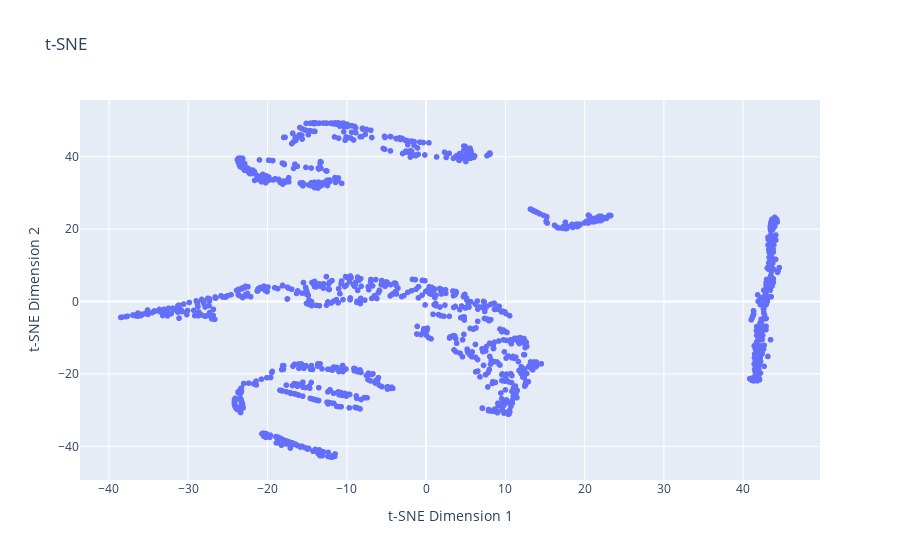
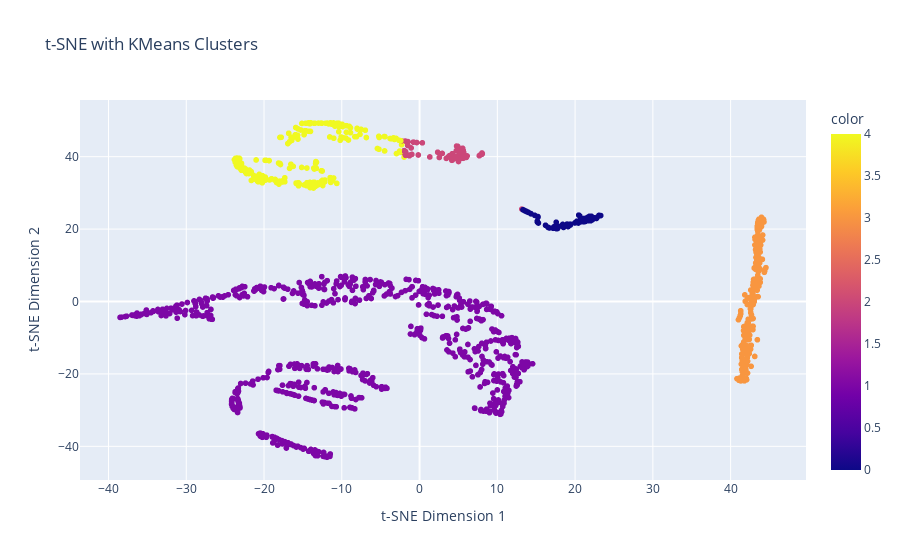

Notebook code cell kept with these figures, in order:
### Code cell
import pandas as pd
import plotly.express as px
from sklearn.manifold import TSNE
from sklearn.cluster import KMeans

# Przykładowa ramka danych
# df = pd.DataFrame({...})

# Przeprowadzenie t-SNE
tsne = TSNE(n_components=2, random_state=123)
tsne_results = tsne.fit_transform(df)

# Przeprowadzenie kMeans
kmeans = KMeans(n_clusters=5, random_state=123)
df['cluster'] = kmeans.fit_predict(df)

# Wykres t-SNE z interaktywnymi etykietami punktów
fig1 = px.scatter(x=tsne_results[:, 0], y=tsne_results[:, 1], text=df.index, 
                  title='t-SNE', labels={'x': 't-SNE Dimension 1', 'y': 't-SNE Dimension 2'})

# Dodanie interaktywnych etykiet punktów (wyświetlających indeksy wierszy)
fig1.update_traces(hoverinfo='text')

# Wykres t-SNE z klastrowaniem i interaktywnymi etykietami punktów
fig2 = px.scatter(x=tsne_results[:, 0], y=tsne_results[:, 1], color=df['cluster'], 
                  title='t-SNE with KMeans Clusters', labels={'x': 't-SNE Dimension 1', 'y': 't-SNE Dimension 2'})

# Dodanie interaktywnych etykiet punktów (wyświetlających indeksy wierszy)
fig2.update_traces(hoverinfo='text')

# Zmniejszenie rozmiaru wykresu
fig1.show(width=800, height=500)
fig2.show(width=800, height=500)

### Figure 1 — Plotly figure (JSON) as saved in the notebook; plotly's stock layout.template omitted (floating-point values rounded to 4 significant figures; data arrays with more than 128 entries replaced by an {"elided": "..."} marker saying what was removed)
{"data": [{"hoverinfo": "text", "hovertemplate": "t-SNE Dimension 1=%{x}<br>t-SNE Dimension 2=%{y}<br>text=%{text}<extra></extra>", "legendgroup": "", "marker": {"color": "#636efa", "symbol": "circle"}, "mode": "markers+text", "name": "", "showlegend": false, "text": {"elided": "1362 int values"}, "type": "scattergl", "x": {"elided": "1362 float values"}, "xaxis": "x", "y": {"elided": "1362 float values"}, "yaxis": "y"}], "layout": {"legend": {"tracegroupgap": 0}, "title": {"text": "t-SNE"}, "xaxis": {"anchor": "y", "domain": [0, 1], "title": {"text": "t-SNE Dimension 1"}}, "yaxis": {"anchor": "x", "domain": [0, 1], "title": {"text": "t-SNE Dimension 2"}}}}

### Figure 2 — Plotly figure (JSON) as saved in the notebook; plotly's stock layout.template omitted (floating-point values rounded to 4 significant figures; data arrays with more than 128 entries replaced by an {"elided": "..."} marker saying what was removed)
{"data": [{"hoverinfo": "text", "hovertemplate": "t-SNE Dimension 1=%{x}<br>t-SNE Dimension 2=%{y}<br>color=%{marker.color}<extra></extra>", "legendgroup": "", "marker": {"color": {"elided": "1362 int values"}, "coloraxis": "coloraxis", "symbol": "circle"}, "mode": "markers", "name": "", "showlegend": false, "type": "scattergl", "x": {"elided": "1362 float values"}, "xaxis": "x", "y": {"elided": "1362 float values"}, "yaxis": "y"}], "layout": {"coloraxis": {"colorbar": {"title": {"text": "color"}}, "colorscale": [[0, "#0d0887"], [0.1111, "#46039f"], [0.2222, "#7201a8"], [0.3333, "#9c179e"], [0.4444, "#bd3786"], [0.5556, "#d8576b"], [0.6667, "#ed7953"], [0.7778, "#fb9f3a"], [0.8889, "#fdca26"], [1, "#f0f921"]]}, "legend": {"tracegroupgap": 0}, "title": {"text": "t-SNE with KMeans Clusters"}, "xaxis": {"anchor": "y", "domain": [0, 1], "title": {"text": "t-SNE Dimension 1"}}, "yaxis": {"anchor": "x", "domain": [0, 1], "title": {"text": "t-SNE Dimension 2"}}}}
